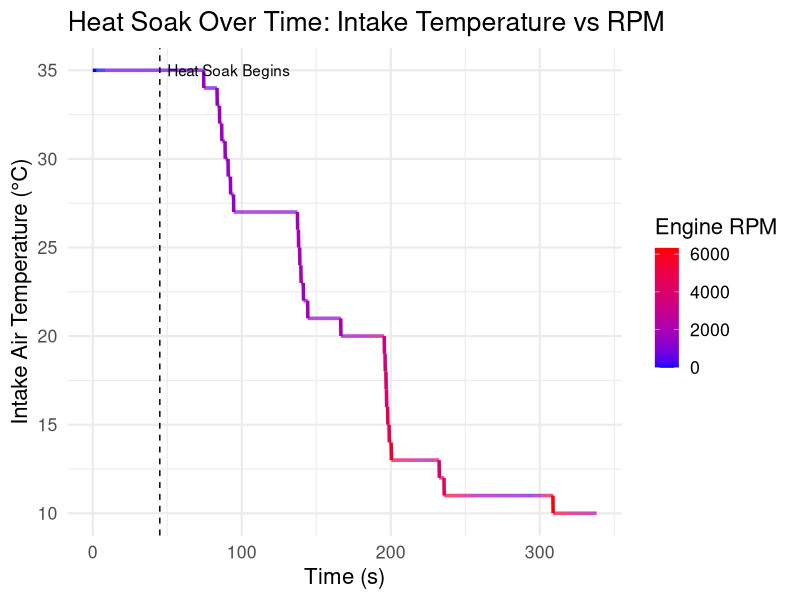
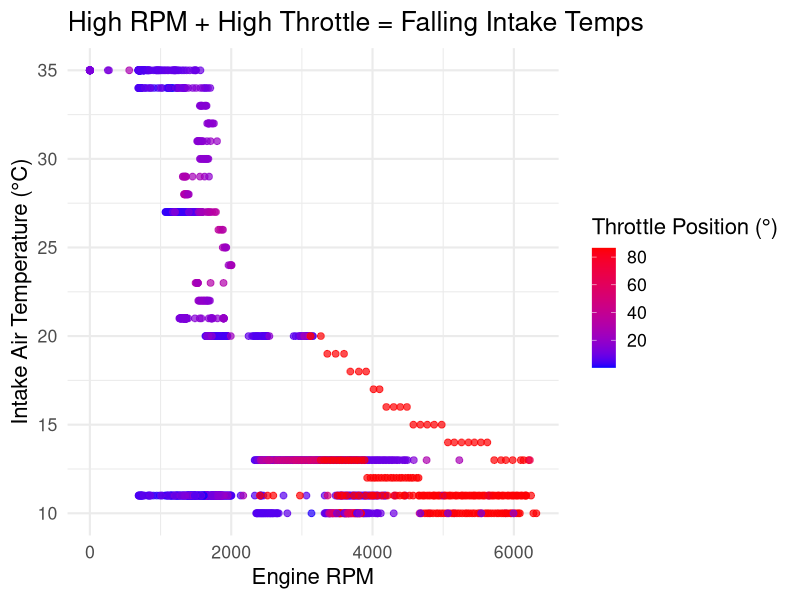
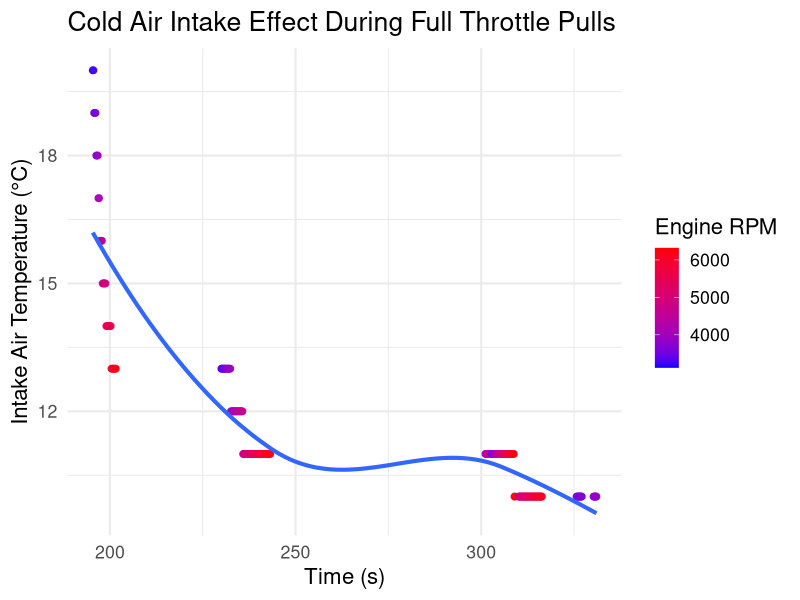

Generate these figures, in order, with R:
library(ggplot2)
library(dplyr)

# Convert time to seconds
log_data <- read.csv("log-02-23-Copy.csv")

log_data_renamed <- log_data %>%
  rename(
    Intake_Temp = `Intake.Air.Temperature..C.`,
    Engine_Load = `Engine.Load....`,
    Throttle    = `Electronic.throttle.control.actual..deg.`,
    RPM         = `Engine.speed..RPM.`
  ) %>%
  mutate(Time_s = Time / 1000)

# Plot intake temp over time, color = RPM
ggplot(log_data_renamed, aes(x = Time_s, y = Intake_Temp, color = RPM)) +
  geom_line(linewidth = 1.2) + 
  geom_vline(xintercept = 45, linetype = "dashed", color = "black") + 
  annotate("text", x = 50, y = max(log_data_renamed$Intake_Temp), label = "Heat Soak Begins", hjust = 0) +
  scale_color_gradient(low = "blue", high = "red") +
  labs(
    title = "Heat Soak Over Time: Intake Temperature vs RPM",
    x = "Time (s)",
    y = "Intake Air Temperature (°C)",
    color = "Engine RPM"
  ) +
  
  theme_minimal(base_size = 16)

# Plot intake temp vs rpm, color = Throttle
ggplot(log_data_renamed, aes(x = RPM, y = Intake_Temp, color = Throttle)) +
  geom_point(alpha = 0.7, size = 2) +
  scale_color_gradient(low = "blue", high = "red") +
  labs(
    title = "High RPM + High Throttle = Falling Intake Temps",
    x = "Engine RPM",
    y = "Intake Air Temperature (°C)",
    color = "Throttle Position (°)"
  ) +
  theme_minimal(base_size = 16)

cai_data <- log_data_renamed %>%
  filter(Throttle > 80, RPM > 3000) %>%
  mutate(Time_s = Time / 1000)

# Plot: Intake Temp over Time, colored by RPM or Speed
ggplot(cai_data, aes(x = Time_s, y = Intake_Temp, color = RPM)) +
  geom_point(size = 2, alpha = 0.8) +
  geom_smooth(method = "loess", se = FALSE, linewidth = 1.4) +
  scale_color_gradient(low = "blue", high = "red") +
  labs(
    title = "Cold Air Intake Effect During Full Throttle Pulls",
    x = "Time (s)",
    y = "Intake Air Temperature (°C)",
    color = "Engine RPM"
  ) +
  theme_minimal(base_size = 16)
